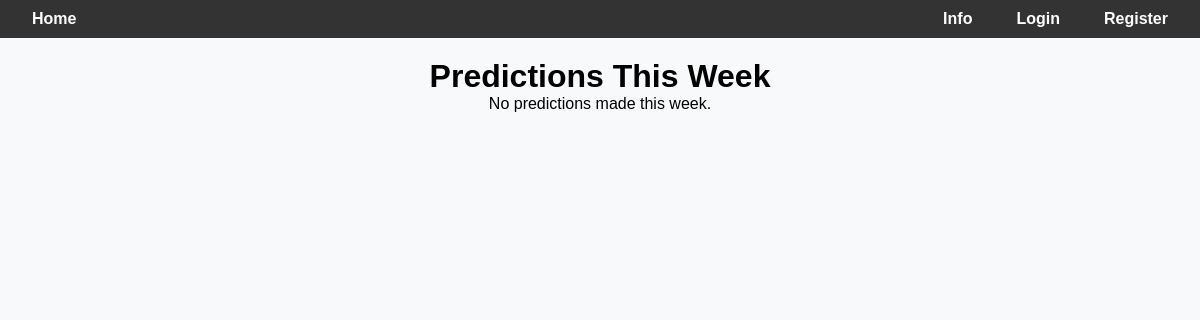
/leaderboard/predictions_this_week, run on an earlier commit of the app's database.
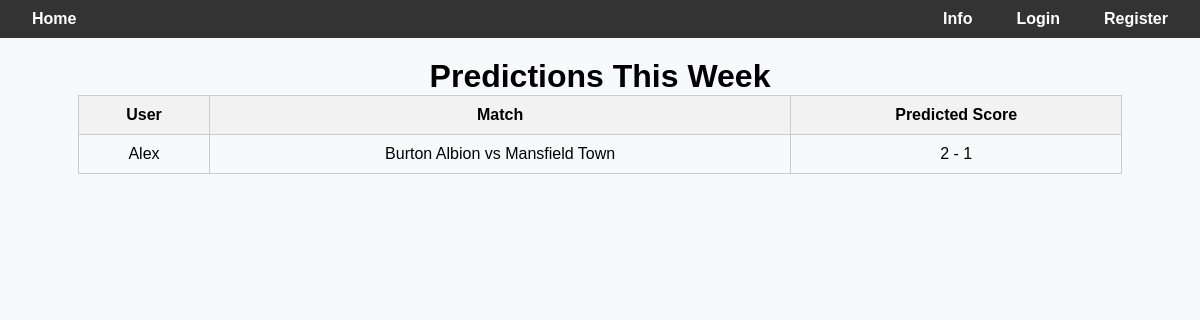
And on a later commit of the database.
### predictions/models.py (models this page shows, shortened)
class Prediction(models.Model):
    user = models.ForeignKey(User, on_delete=models.CASCADE, default=None)
    match = models.ForeignKey(Match, on_delete=models.CASCADE)
    predicted_home_score = models.IntegerField()
    predicted_away_score = models.IntegerField()
    created_at = models.DateTimeField(auto_now_add=True)
    evaluated_score = models.BooleanField(default=False) # if this prediction has been used to calculate someone's score, then its true
    counted_for_in_number_of_predictions = models.BooleanField(default=False)# if this has been used for number of predictions stat then true

class Match(models.Model):
    home_team = models.CharField(max_length=100)
    away_team = models.CharField(max_length=100)
    match_date = models.DateField()
    home_score = models.IntegerField(null=True, blank=True)
    away_score = models.IntegerField(null=True, blank=True)
    league = models.CharField(max_length=100, default = "")
    predicted = models.BooleanField(default=False)
    postponed = models.BooleanField(default=False)

### leaderboard/views.py (the view)
# urls.py: path("predictions_this_week", views.predictions, name="predictions_this_week")
def predictions(request):
    predictions = Prediction.objects.select_related("match")
    today = timezone.now().date()
    today = timezone.datetime(2025,8,3).date()#PLEASE REMEMBER TO DELETE THIS OMG THIS IS FOR TESTING ASLKD;FA;LDSKJA;DSLF
    match_week = get_match_week_start(make_previous_saturday(today))
    predictions_this_week = []
    for prediction in predictions:
        if match_week == get_match_week_start(prediction.match.match_date):
            predictions_this_week.append(prediction)
    predictions_this_week.sort(key= lambda x: x.user.username.lower())
    return render(request, "leaderboard/predictions.html", {"predictions": predictions_this_week})

### leaderboard/views.py (called while the page is built)
def get_match_week_start(d):
    weekday = d.weekday()  # Monday=0 ... Sunday=6
    if weekday <= 3 and weekday != 0:  # Tuesday (1) to Thursday (3)
        days_until_friday = 4 - weekday
        return d + timedelta(days=days_until_friday)
    else:  # Friday (4), Saturday (5), Sunday (6), Monday(0)
        days_since_friday = (weekday - 4) % 7
        return d - timedelta(days=days_since_friday)

def make_previous_saturday(d):
    days_to_subtract = (d.weekday() - 5) % 7
    return d - datetime.timedelta(days=days_to_subtract)

### leaderboard/templates/leaderboard/predictions.html (shortened to what this page needs)
<!DOCTYPE html>
{% extends "base.html" %} {% block title %}Predictions This Week{% endblock %}
{% block content %}
<html>
  <head>
  </head>
  <body>
    <h1>Predictions This Week</h1>
    {% if predictions %}
    <table>
      <thead>
        <tr>
          <th>User</th>
          <th>Match</th>
          <th>Predicted Score</th>
        </tr>
      </thead>
      <tbody>
        {% for prediction in predictions|dictsort:"user.username" %}
        <tr>
          <td>{{ prediction.user.username }}</td>
          <td>
            {{ prediction.match.home_team }} vs {{ prediction.match.away_team }}
          </td>
          <td>
            {{ prediction.predicted_home_score }} - {{prediction.predicted_away_score }}
          </td>
        </tr>
        {% endfor %}
      </tbody>
    </table>
    {% else %}
    <p style="text-align: center">No predictions made this week.</p>
    {% endif %}
  </body>
</html>
{% endblock %}

What changed in the data, as far as the page shows it:
added Prediction: user.username "Alex", match.home_team "Burton Albion", match.away_team "Mansfield Town", predicted_home_score "2", predicted_away_score "1"
Also different on the page:
text no longer shown: "No predictions made this week."
text now shown: "User Match Predicted Score"
